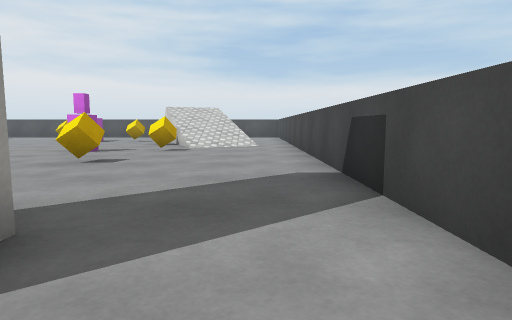
[1] (above)

16 first-person views from a walk through a scene from a Unity 3-D project. The camera is 0.69 m above the floor, tilts 6° down and sees 75° across. The floor is counted in squares, 1 m on a side. Each view is taken from the middle of a square. On the plan, view 1 faces up. The plan holds only what a view shows up to about 10 squares ahead; the rest is blank. The player is left out. Surface patterns are stand-ins for the level's own textures.

[2]
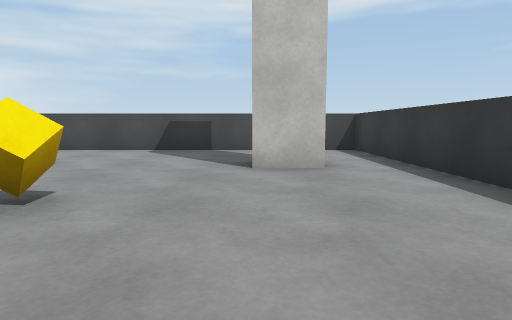

[3]
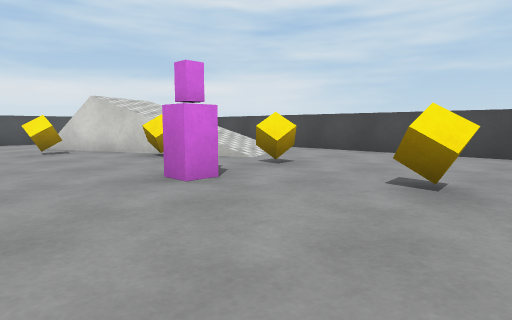

[4]
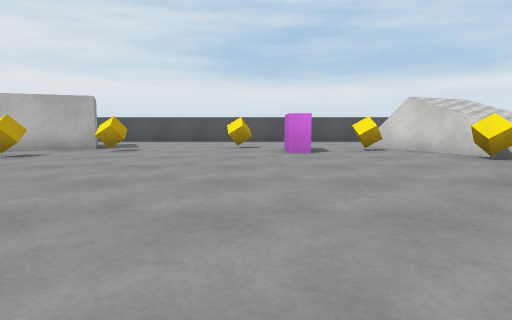

[5]
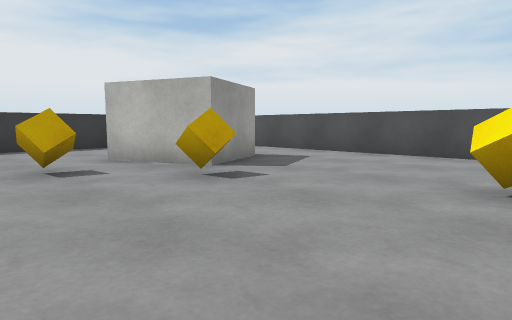

[6]
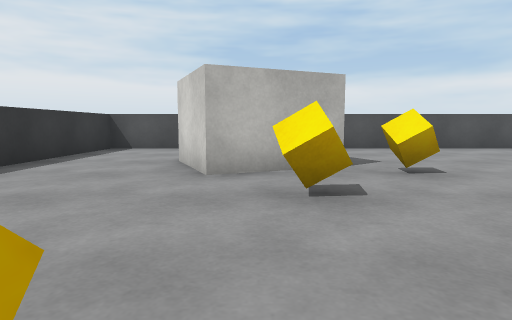

[7]
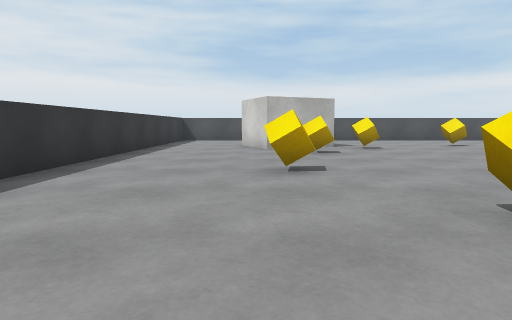

[8]
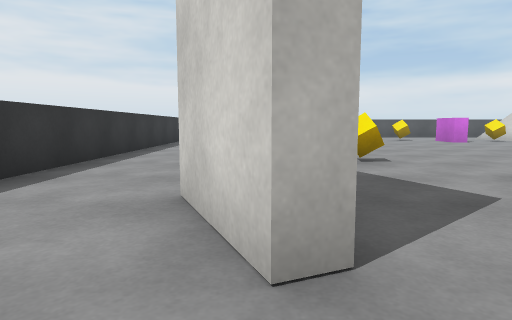

[9]
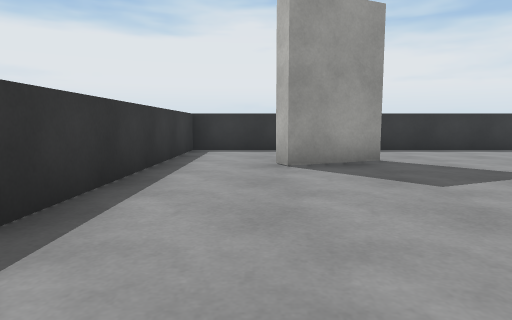

[10]
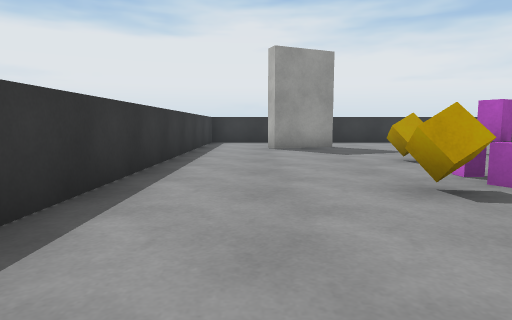

[11]
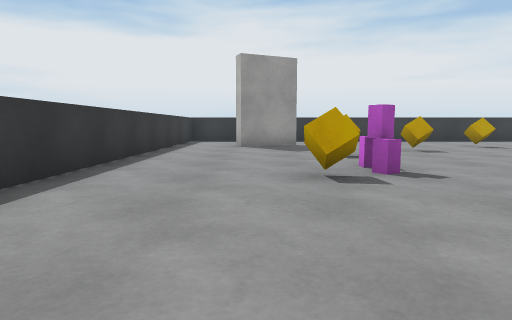

[12]
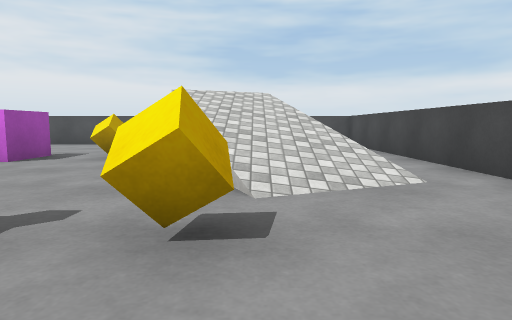

[13]
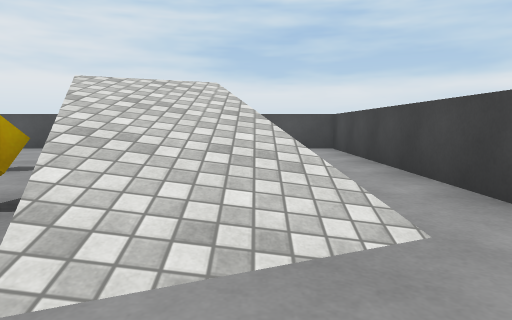

[14]
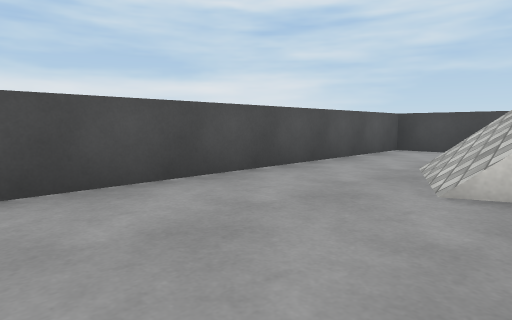

[15]
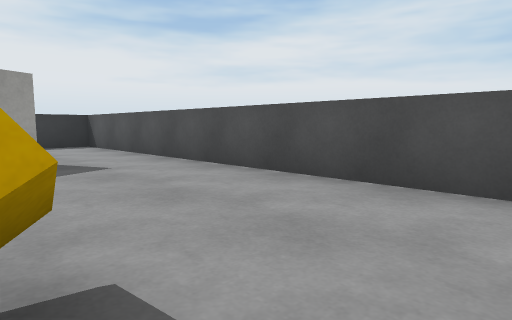

[16]
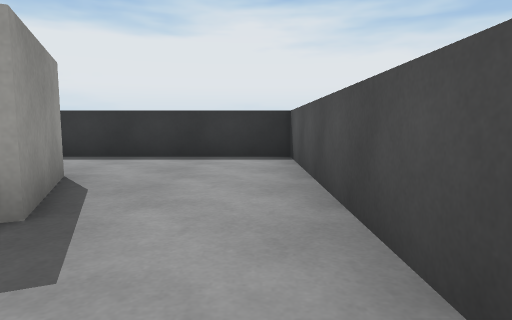

### Floor plan
Key: @ floor where view 1 was taken; # wall or solid block; . floor; / step, stairs or slope; O other object.
Columns run from 19 left of view 1 to 1 right of it. Each row starts with its distance up from view 1.
 19 #####################
 18 #...................#
 17 #...................#
 16 #....OO......../// .#
 15 #...O O...O....#// .#
 14 #...OO.O....O.O.///.#
 13 #...........O...///.#
 12 #.....O.........#///#
 11 #................///#
 10 #...................#
  9 #...O.........OOO...#
  8 #...................#
  7 #...................#
  6 #.....O.........O...#
  5 #...................#
  4 #.......O.O...O.....#
  3 #...#.....O.........#
  2 #...#............#..#
  1 #................#..#
  0 #..................@#
 -1 #############  ######

Where each view was taken, in squares from view 1:
view 1: 0 up, 0 right, facing up
view 2: 2 up, 8 left, facing right
view 3: 5 up, 7 left, facing up-right
view 4: 5 up, 8 left, facing up
view 5: 11 up, 8 left, facing up-left
view 6: 9 up, 14 left, facing up
view 7: 4 up, 15 left, facing up
view 8: 0 up, 15 left, facing up
view 9: 1 up, 9 left, facing left
view 10: 1 up, 5 left, facing left
view 11: 2 up, 4 left, facing left
view 12: 7 up, 2 left, facing up
view 13: 9 up, 1 left, facing up
view 14: 15 up, 8 left, facing up-right
view 15: 15 up, 7 left, facing up-left
view 16: 18 up, 11 left, facing left
